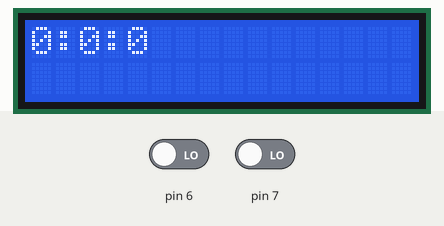
The sketch below on a simulated Arduino Uno, built with avr-gcc and run on an emulated ATmega328P. Shown: 16×2 character LCD. The test bench sets the inputs (shaded band); at power-on: pin 6 LOW, pin 7 LOW.

Above: at 1.2 s.
1.3 s: pin 6 driven HIGH
At 1.46 s:
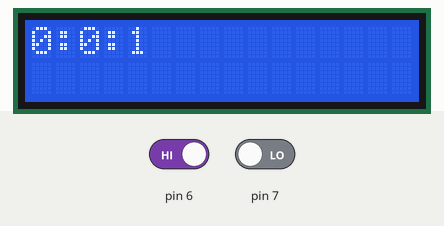
2.8 s: pin 7 driven HIGH
At 3.33 s:
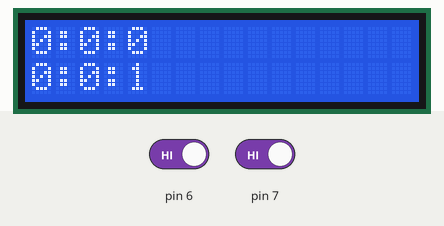
4.3 s: pin 6 driven LOW
At 4.63 s:
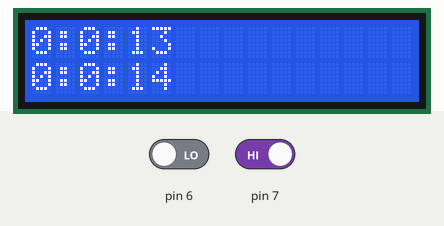
5.9 s: pin 7 driven LOW
At 6.15 s:
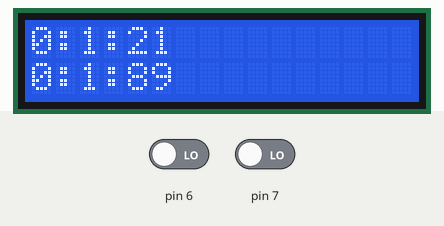
7.5 s: pin 6 driven HIGH
At 7.67 s:
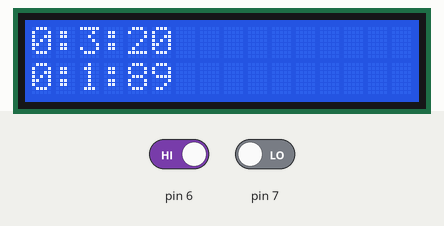
9.0 s: pin 7 driven HIGH
At 9.54 s:
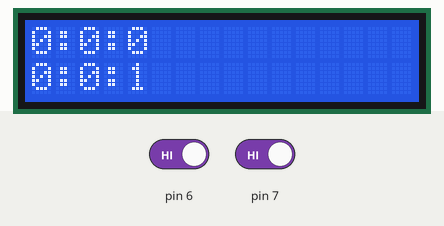
Timing chart, 0 to 12.0 s (numbered marks = the images above; inputs shaded):
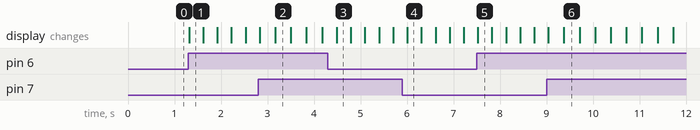

The sketch:

kronometre-LCD.ino
```cpp
#include <Wire.h>
#include <LiquidCrystal_I2C.h>

LiquidCrystal_I2C lcd(0x27, 16, 2);

int dk = 00;
int sn = 00;
int ms = 00;
bool basla = false;
bool tur = false;
void setup() {
  lcd.begin();
  pinMode(6, INPUT);
  lcd.clear();
}

void loop() {
  lcd.setCursor(0,0);
  int buton1 = digitalRead(6);
  int buton2 = digitalRead(7);
  guncelle();
  if(buton1 == 1){
    basla = !basla;
    tur = !tur;
  }
  if(basla){
    ms+=1;
  }
  if(ms >= 100){
    sn+=1;
    ms = 0;
  }
  if(sn == 60){
    dk+=1;
    sn = 0;
  }

  if(buton2 == 1 && tur){
    lcd.setCursor(0,1);
    lcd.print(String(dk)+":"+String(sn)+":"+String(ms));
    lcd.setCursor(0,0);
  }
  if(buton2 == 1 && !tur){
    dk = 00;
    sn = 00;
    ms = 00;
    lcd.clear();
  }
  delay(1);
}
void guncelle(){
  lcd.print(String(dk)+":"+String(sn)+":"+String(ms));
}
```

Measured:
- after the input at 1.3 s, the display: changes at once (image 1)
- after the input at 4.3 s, the display: changes after 0.18 s (image 3)
